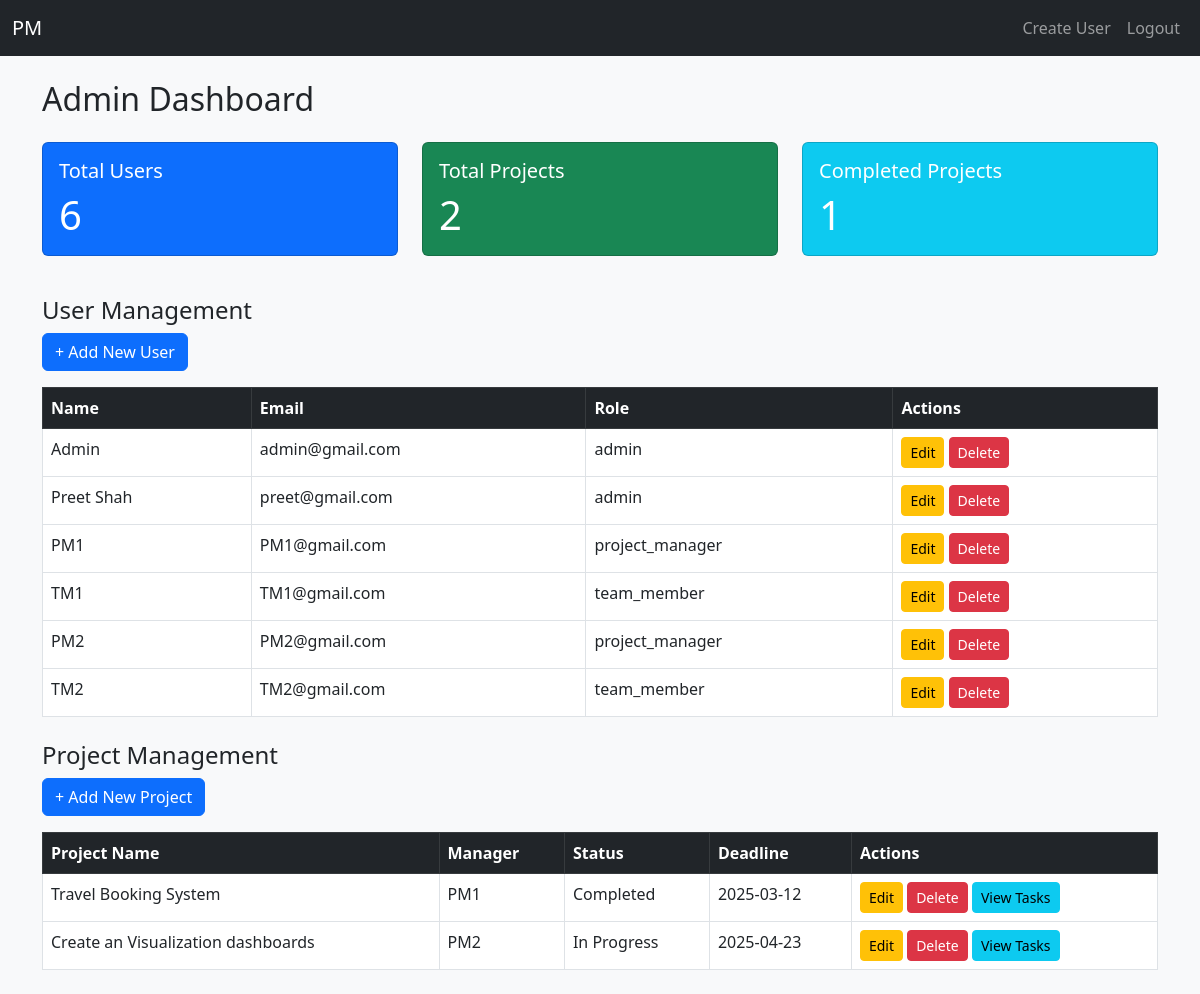
The app's page /admin/dashboard (signed in), older data.
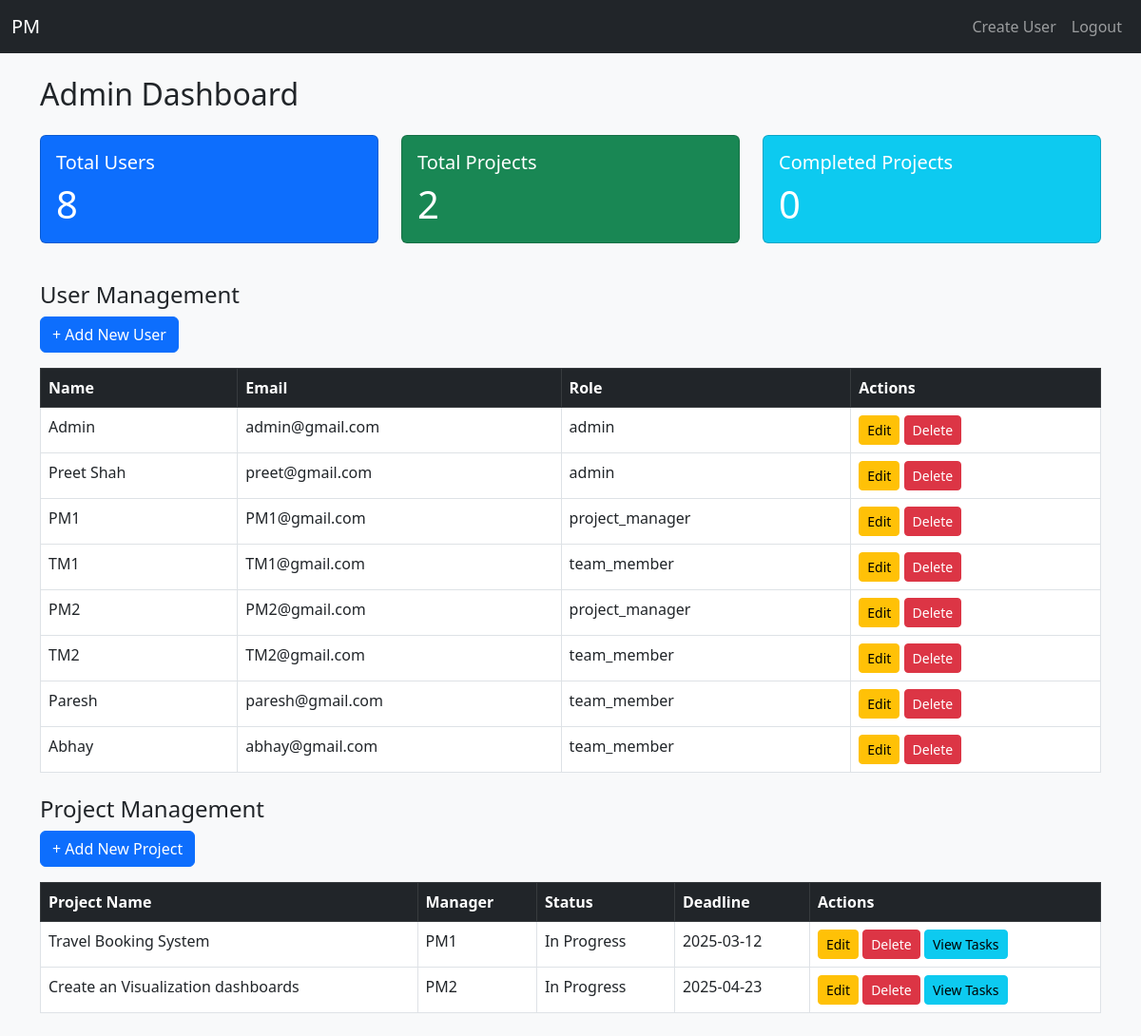
The same page, newer data.
### app/models.py (models this page shows, shortened)
class User(UserMixin, db.Model):
    __tablename__ = 'users'
    id = db.Column(db.Integer, primary_key=True)
    name = db.Column(db.String(150), nullable=False)
    phone = db.Column(db.String(20))
    email = db.Column(db.String(120), unique=True, nullable=False)
    password_hash = db.Column(db.String(256), nullable=False)
    role = db.Column(db.String(20), default='team_member')  # 'admin', 'project_manager', 'team_member'

class Project(db.Model):
    __tablename__ = 'projects'
    id = db.Column(db.Integer, primary_key=True)
    name = db.Column(db.String(150), nullable=False)
    description = db.Column(db.Text)
    deadline = db.Column(db.Date)
    status = db.Column(db.String(50), default='Not Started')  # Not Started, In Progress, Completed
    manager_id = db.Column(db.Integer, db.ForeignKey('users.id'))
    manager = db.relationship('User', backref='managed_projects')
    members = db.relationship('User', secondary='project_members', backref='projects')

### app/routes.py (the view)
@main.route('/admin/dashboard')
@login_required
def admin_dashboard():
    if current_user.role != 'admin':
        return redirect(url_for('main.home'))
    projects = Project.query.all()
    total_users = User.query.count()
    users = User.query.all()
    total_projects = len(projects)
    completed_projects = len([p for p in projects if p.status == 'Completed'])
    return render_template(
        'dashboard/admin_dashboard.html',
        projects=projects,
        users=users,
        total_users=total_users,
        total_projects=total_projects,
        completed_projects=completed_projects
    )

### app/templates/dashboard/admin_dashboard.html
{% extends 'layout.html' %}
{% block content %}
<h2 class="mb-4">Admin Dashboard</h2>
<div class="row mb-4">
    <div class="col-md-4">
        <div class="card text-white bg-primary mb-3">
            <div class="card-body">
                <h5 class="card-title">Total Users</h5>
                <p class="card-text display-6">{{ total_users }}</p>
            </div>
        </div>
    </div>
    <div class="col-md-4">
        <div class="card text-white bg-success mb-3">
            <div class="card-body">
                <h5 class="card-title">Total Projects</h5>
                <p class="card-text display-6">{{ total_projects }}</p>
            </div>
        </div>
    </div>
    <div class="col-md-4">
        <div class="card text-white bg-info mb-3">
            <div class="card-body">
                <h5 class="card-title">Completed Projects</h5>
                <p class="card-text display-6">{{ completed_projects }}</p>
            </div>
        </div>
    </div>
</div>
<div class="mb-4">
    <h4>User Management</h4>
    <a href="{{ url_for('auth.create_user') }}" class="btn btn-primary mb-3">+ Add New User</a>
    <table class="table table-bordered">
        <thead class="table-dark">
            <tr>
                <th>Name</th>
                <th>Email</th>
                <th>Role</th>
                <th>Actions</th>
            </tr>
        </thead>
        <tbody>
            {% for user in users %}
            <tr>
                <td>{{ user.name }}</td>
                <td>{{ user.email }}</td>
                <td>{{ user.role }}</td>
                <td>
                    <a href="{{ url_for('main.edit_user', user_id=user.id) }}" class="btn btn-warning btn-sm">Edit</a>
                    <a href="{{ url_for('main.delete_user', user_id=user.id) }}" class="btn btn-danger btn-sm" onclick="return confirm('Are you sure you want to delete this user?');">Delete</a>
                </td>
            </tr>
            {% endfor %}
        </tbody>
    </table>
</div>
<div class="mb-4">
    <h4>Project Management</h4>
    <a href="{{ url_for('project.create_project') }}" class="btn btn-primary mb-3">+ Add New Project</a>
    <table class="table table-bordered">
        <thead class="table-dark">
            <tr>
                <th>Project Name</th>
                <th>Manager</th>
                <th>Status</th>
                <th>Deadline</th>
                <th>Actions</th>
            </tr>
        </thead>
        <tbody>
            {% for project in projects %}
            <tr>
                <td>{{ project.name }}</td>
                <td>{{ project.manager.name if project.manager else 'N/A' }}</td>
                <td>{{ project.status }}</td>
                <td>{{ project.deadline.strftime('%Y-%m-%d') if project.deadline else 'N/A' }}</td>
                <td>
                    <a href="{{ url_for('main.edit_project', project_id=project.id) }}" class="btn btn-warning btn-sm">Edit</a>
                    <a href="{{ url_for('main.delete_project', project_id=project.id) }}" class="btn btn-danger btn-sm" onclick="return confirm('Are you sure you want to delete this project?');">Delete</a>
                    <a href="{{ url_for('main.view_tasks', project_id=project.id) }}" class="btn btn-info btn-sm">View Tasks</a>
                </td>
            </tr>
            {% endfor %}
        </tbody>
    </table>
</div>
{% endblock %}

### app/templates/layout.html (shortened to what this page needs)
{% set current_user = current_user %}
<!DOCTYPE html>
<html lang="en">
<head>
    <link href="https://cdn.jsdelivr.net/npm/bootstrap@5.3.0/dist/css/bootstrap.min.css" rel="stylesheet">
</head>
<body class="bg-light">
    <nav class="navbar navbar-expand-lg navbar-dark bg-dark">
        <div class="container-fluid">
            <a class="navbar-brand" href="#">PM</a>
            <div class="collapse navbar-collapse" id="navbarNav">
              <ul class="navbar-nav ms-auto">
                {% if current_user.is_authenticated %}
                  {% if current_user.role == 'admin' %}
                    <li class="nav-item">
                      <a class="nav-link" href="{{ url_for('auth.create_user') }}">Create User</a>
                    </li>
                  {% endif %}
                  <li class="nav-item">
                    <a class="nav-link" href="{{ url_for('auth.logout') }}">Logout</a>
                  </li>
                {% else %}
                  <li class="nav-item">
                    <a class="nav-link" href="{{ url_for('auth.login') }}">Login</a>
                  </li>
                {% endif %}
              </ul>
            </div>
          </div>
    </nav>
    <div class="container mt-4">
        {% block content %}{% endblock %}
    </div>
</body>
</html>

Row changes from the older to the newer data that the page shows:
added User: name "Paresh", email "paresh@gmail.com", role "team_member"
added User: name "Abhay", email "abhay@gmail.com", role "team_member"
changed Project "Travel Booking System": status "Completed" → "In Progress"
Text that changed along with them:
{{ total_users }}: "6" → "8"
{{ completed_projects }}: "1" → "0"
